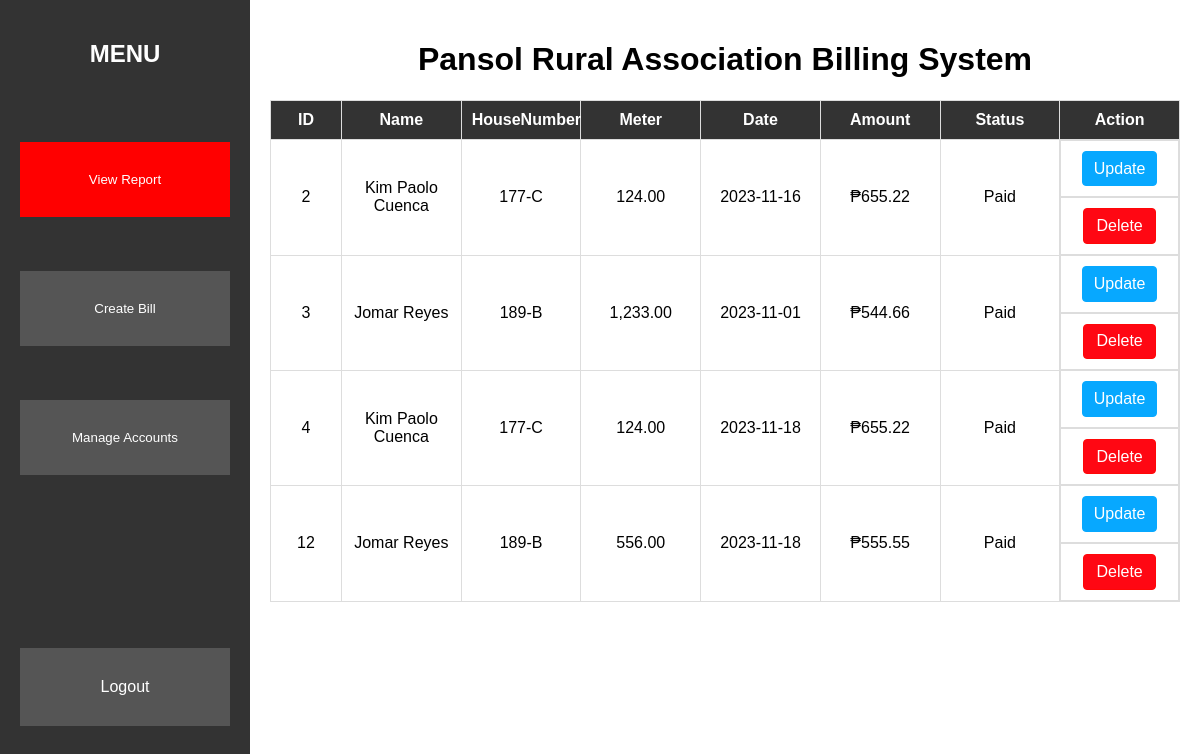
/WebSys/Dashboard.php (signed in), run on an earlier commit of the app's database.
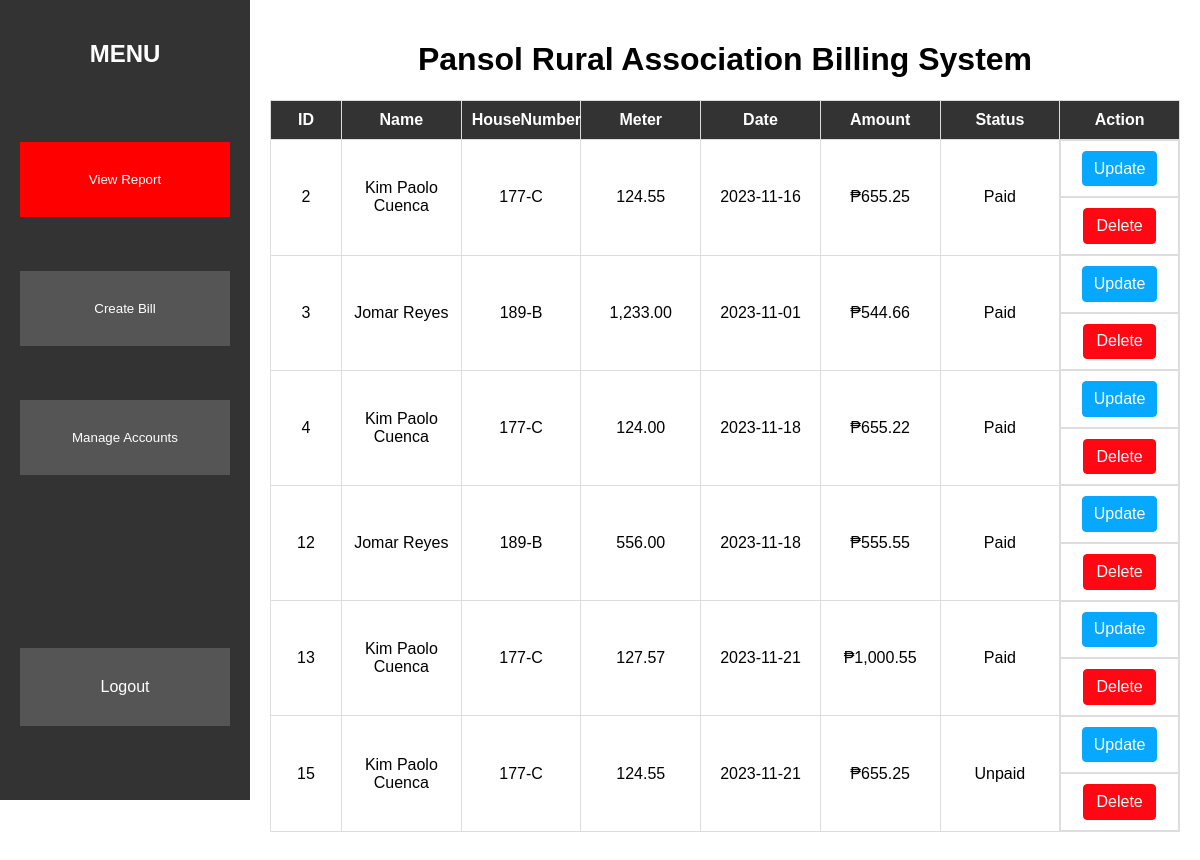
And on a later commit of the database.
### tables this page shows
CREATE TABLE IF NOT EXISTS `tbl_bill` (
  `BillId` int NOT NULL AUTO_INCREMENT,
  `UserID` int NOT NULL,
  `Date` date NOT NULL,
  `Meter` float NOT NULL,
  `Amount` float NOT NULL,
  `Status` varchar(10) NOT NULL,
  PRIMARY KEY (`BillId`),
  KEY `UserID_fk_Bill` (`UserID`)
);

CREATE TABLE IF NOT EXISTS `tbl_account` (
  `UserID` int NOT NULL AUTO_INCREMENT,
  `Username` varchar(100) NOT NULL,
  `Password` varchar(255) NOT NULL,
  `Level` varchar(20) NOT NULL,
  `Name` varchar(100) NOT NULL,
  `HouseNumber` varchar(100) NOT NULL,
  `Sex` varchar(20) NOT NULL,
  `Email` varchar(100) NOT NULL,
  PRIMARY KEY (`UserID`)
);

### WebSys/php/billDisplay.php (called while the page is built, shortened)
<?php
require "./php/dbCon.php";
$sqlQuery = "CALL SP_DisplayBill();";
$result = $conn->query($sqlQuery);
$data = array();
while ($row = $result->fetch_assoc()) {
    $row['Amount'] = '₱' . number_format($row['Amount'], 2);
    $row['Meter'] = number_format($row['Meter'], 2);
    $data[] = array(
        'BillID' => isset($row['BillID']) ? $row['BillID'] : '',
        'Name' => isset($row['Name']) ? $row['Name'] : '',
        'HouseNumber' => isset($row['HouseNumber']) ? $row['HouseNumber'] : '',
        'Meter' => isset($row['Meter']) ? $row['Meter'] : '',
        'Date' => isset($row['Date']) ? $row['Date'] : '',
        'Amount' => isset($row['Amount']) ? $row['Amount'] : '',
        'Status' => isset($row['Status']) ? $row['Status'] : '',
    );
}
?>

### WebSys/Dashboard.php (the view, shortened to what this page needs)
<?php require "./php/authenticateaccount.php" ?>
<!DOCTYPE html>
<html lang="en">
<head>
    <link rel="stylesheet" href="./css/dashboard.css">
    <link rel="stylesheet" href="./css/modal.css">
</head>
<body>
    <div id="sidebar">
        <h2>MENU</h2><br/><br/><br/>
        <button class='viewReport active' id='viewReportButton'>View Report</button><br /><br/><br/>
        <button class='createBill' id='createBillButton'>Create Bill</button><br /><br/><br/>
        <button class='manageAccounts'>Manage Accounts</button><br /><br/><br/>
        <a href="./php/logoutAdmin.php" class='logout'>Logout</a><br /><br/><br/>
    </div>
    <?php
    require "./php/billDisplay.php";
    ?>
 <div id="content">
    <h1>Pansol Rural Association Billing System</h1>
    <table>
        <thead>
            <tr>
                <th>ID</th>
                <th>Name</th>
                <th>HouseNumber</th>
                <th>Meter</th>
                <th>Date</th>
                <th>Amount</th>
                <th>Status</th>
                <th>Action</th>
            </tr>
        </thead>
        <tbody>
        <?php
            foreach ($data as $row) {
                echo "<tr data-bill-id='" . $row['BillID'] . "' data-name='" . $row['Name'] . "' data-house-number='" .
                $row['HouseNumber'] . "' data-meter='" . $row['Meter'] . "' data-date='" . $row['Date'] . "' data-amount='" .
                $row['Amount'] . "' data-status='" . $row['Status'] . "'>";
                foreach ($row as $value) {
                    echo "<td>$value</td>";
                }
                echo "<td style='text-align: center; display: flex; gap: 4px;'>";
                echo "<button class='update-button btn btn-primary turned-button' data-bill-id='" . $row['BillID'] . "'>Update</button>";
                echo "</td>";
                echo "<td style='text-align: center; display: flex; gap: 4px;'>";
                echo "<button class='delete-button' data-bill-id='" . $row['BillID'] . "'>Delete</button>";
                echo "</td>";
                echo "</tr>";
            }
            ?>
        </tbody>
    </table>
 </div>
</body>
</html>

What changed in the data, as far as the page shows it:
added tbl_bill: BillId "13", UserID.Name "Kim Paolo Cuenca", UserID.HouseNumber "177-C", Meter "127.57", Date "2023-11-21", value "₱1,000.55", Status "Paid"
added tbl_bill: BillId "15", UserID.Name "Kim Paolo Cuenca", UserID.HouseNumber "177-C", Meter "124.55", Date "2023-11-21", value "₱655.25", Status "Unpaid"
Also different on the page:
new list line: "124.55"
new list line: "₱655.25"
list line gone: "124.00"
list line gone: "₱655.22"
